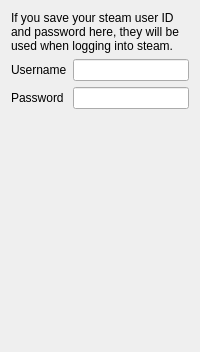
     <widget class="QWidget" name="steamTab">
      <attribute name="title">
       <string>Steam</string>
      </attribute>
      <layout class="QGridLayout" name="gridLayout_3">
       <item row="1" column="0">
        <widget class="QLabel" name="label_19">
         <property name="text">
          <string>Username</string>
         </property>
        </widget>
       </item>
       <item row="4" column="0">
        <spacer name="verticalSpacer_4">
         <property name="orientation">
          <enum>Qt::Vertical</enum>
         </property>
         <property name="sizeType">
          <enum>QSizePolicy::Expanding</enum>
         </property>
         <property name="sizeHint" stdset="0">
          <size>
           <width>20</width>
           <height>232</height>
          </size>
         </property>
        </spacer>
       </item>
       <item row="1" column="1">
        <widget class="QLineEdit" name="steamUserEdit"/>
       </item>
       <item row="0" column="0" colspan="2">
        <widget class="QLabel" name="label_21">
         <property name="text">
          <string>&lt;html&gt;&lt;head/&gt;&lt;body&gt;&lt;p&gt;If you save your steam user ID and password here, they will be used when logging into steam.&lt;/p&gt;&lt;/body&gt;&lt;/html&gt;</string>
         </property>
         <property name="wordWrap">
          <bool>true</bool>
         </property>
        </widget>
       </item>
       <item row="2" column="0">
        <widget class="QLabel" name="label_20">
         <property name="text">
          <string>Password</string>
         </property>
        </widget>
       </item>
       <item row="2" column="1">
        <widget class="QLineEdit" name="steamPassEdit">
         <property name="echoMode">
          <enum>QLineEdit::Password</enum>
         </property>
        </widget>
       </item>
      </layout>
     </widget>
